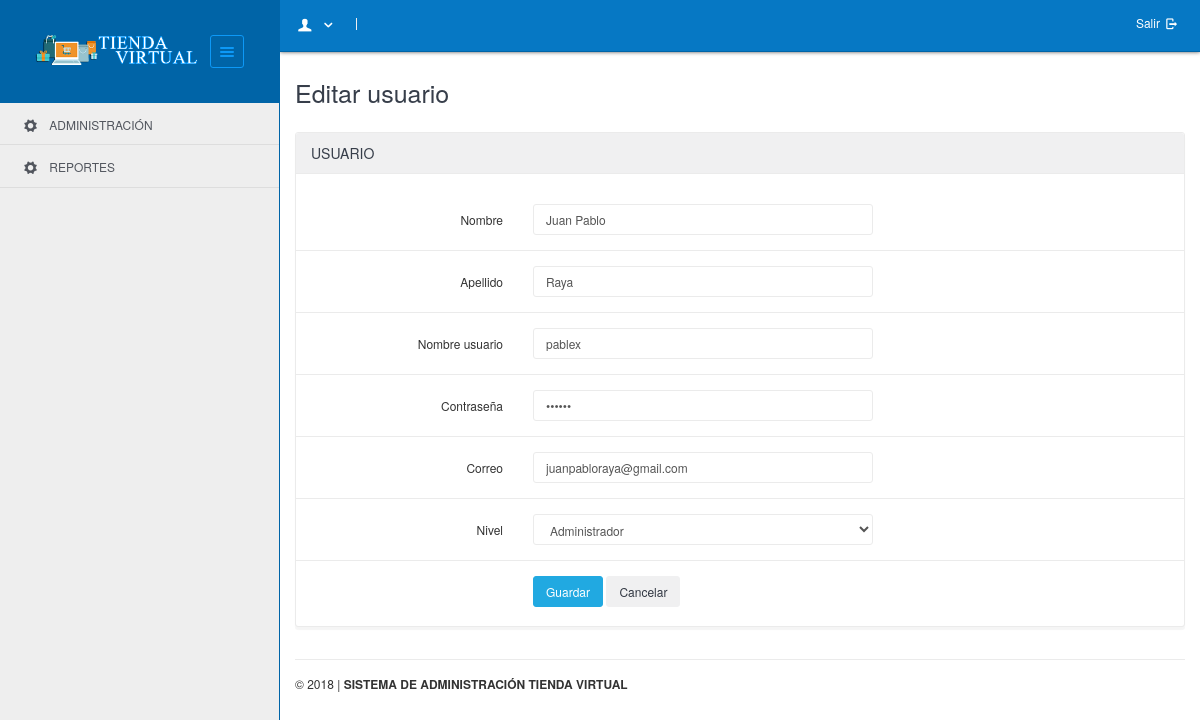
The app's page /?mod=usuario&pag=editar_usuario&id=1 (signed in) with its own data.
### tables this page shows
CREATE TABLE IF NOT EXISTS `persona` (
  `id_persona` int(11) NOT NULL AUTO_INCREMENT,
  `nombres` varchar(50) NOT NULL,
  `apellidos` varchar(50) NOT NULL,
  `email` varchar(100) NOT NULL,
  `id_usuario` int(11) NOT NULL,
  PRIMARY KEY (`id_persona`)
);

CREATE TABLE IF NOT EXISTS `usuario` (
  `id_usuario` int(11) NOT NULL AUTO_INCREMENT,
  `usuario` varchar(20) NOT NULL,
  `password` varchar(20) NOT NULL,
  `nivel` int(11) NOT NULL,
  PRIMARY KEY (`id_usuario`)
);

### modelo/conexion.php (called while the page is built, shortened)
<?php
    class conexion
    {
        private $servidor = 'localhost';
        private $base_datos = 'tienda';
        private $usuario = 'root';
        private $password = '123456';
        private $enlace;
        function Conectar()
        {
            $this->enlace = mysql_connect($this->servidor,$this->usuario,$this->password);
            if($this->enlace)
            {
                if(mysql_select_db($this->base_datos))
                    return $this->enlace;
                else
                    return false;
            }
            else
                return false;
        }
        function Consulta($sql)
        {
            return mysql_query($sql,$this->enlace);
        }
        function getFila($datos)
        {
            return mysql_fetch_array($datos);
        }
    }
?>

### modelo/funciones.php (called while the page is built, shortened)
<?php
	function security($value)
    {
        if(is_array($value) )
        {
            $value = array_map('security', $value);
        }
        else
        {
            if( !get_magic_quotes_gpc() )
            {
              $value = htmlspecialchars($value, ENT_QUOTES);
            }
            else
            {
              $value = htmlspecialchars(stripslashes($value), ENT_QUOTES);
            }
            $value = str_replace("\\", "\\\\", $value);
        }
    	return $value;
    }
?>

### vista/usuario/editar_usuario.php (the view, shortened to what this page needs)
<?php
    $id = security($_GET[id]);
    $registros = $bd->Consulta("select * from usuario u inner join persona p on u.id_usuario=p.id_usuario where u.id_usuario=$id");
    $registro = $bd->getFila($registros);
?>
        <h2>Editar usuario</h2>
                      <br />
                      <div class="panel panel-default panel-shadow" data-collapsed="0">
                      	<div class="panel-heading">
    				  		<div class="panel-title">
    							Usuario
    				  		</div>
    				  	</div>
	<div class="panel-body">
		<form name="frm_usuario" id="frm_usuario" action="control/usuarios/editar_usuario.php" method="post" role="form" class="validate_edit form-horizontal form-groups-bordered">
			<div class="form-group">
				<label for="nombre" class="col-sm-3 control-label">Nombre</label>
				<div class="col-sm-5">
					<input type="text" name="nombre" id="nombre" class="form-control required text"  placeholder='' value='<?php echo $registro[nombres]; ?>'/>
				</div>
			</div>
			<div class="form-group">
				<label for="apellido" class="col-sm-3 control-label">Apellido</label>
				<div class="col-sm-5">
					<input type="text" name="apellido" id="apellido" class="form-control required text"  placeholder='' value='<?php echo $registro[apellidos]; ?>'/>
				</div>
			</div>
			<div class="form-group">
				<label for="nombre_usuario" class="col-sm-3 control-label">Nombre usuario</label>
				<div class="col-sm-5">
					<input type="text" name="nombre_usuario" id="nombre_usuario" class="form-control required text"  placeholder='' value='<?php echo $registro[usuario]; ?>'/>
				</div>
			</div>
			<div class="form-group">
				<label for="password" class="col-sm-3 control-label">Contrase&ntilde;a</label>
				<div class="col-sm-5">
					<input type="password" name="password" id="password" class="form-control required text"  placeholder='' value='<?php echo $registro[password]; ?>'/>
				</div>
			</div>
			<div class="form-group">
				<label for="correo_usuario" class="col-sm-3 control-label">Correo</label>
				<div class="col-sm-5">
					<input type="text" name="correo_usuario" id="correo_usuario" class="form-control required text"  placeholder='' value='<?php echo $registro[email]; ?>'/>
				</div>
			</div>
			<div class="form-group">
				<label for="fk_id_rol" class="col-sm-3 control-label">Nivel</label>
				<div class="col-sm-5">
                    <select name="fk_id_rol" id="fk_id_rol" class="form-control required">
                        <?php
	                        if($registro[nivel] == 1)
                                echo "<option selected value='$registro[nivel]'>Administrador</option>";
                            else
                            	echo "<option value='$registro[nivel]'>Cliente</option>";
                        ?>
                    </select>
				</div>
			</div>
			<div class="form-group">
				<div class="col-sm-offset-3 col-sm-5">
					<button type="submit" class="btn btn-info">Guardar</button> <button type="reset" class="btn btn-default cancelar">Cancelar</button>
				</div>
			</div>
		</form>
	</div>
</div>

### assets/css/custom.css (style rules this page uses)
body { color: #333; }
.btn { margin-bottom: 4px; }
.panel-title { text-transform: uppercase; }

### records on screen
persona: nombre "Juan Pablo", apellido "Raya", nombre_usuario "pablex", correo_usuario "juanpabloraya@gmail.com"
usuario: fk_id_rol "Administrador"
